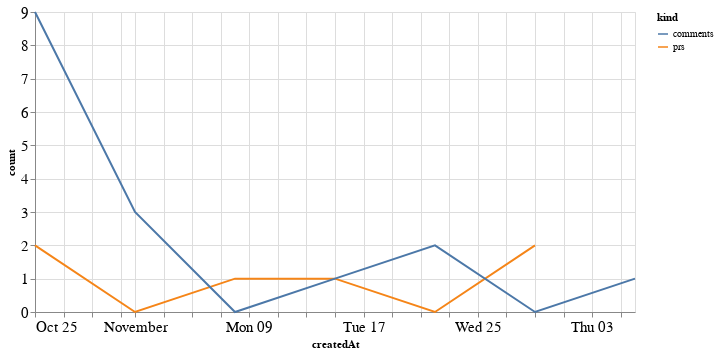

Notebook code cell kept with this figure:
### Code cell
alt.Chart(total_time, width=600).mark_line().encode(
    x='createdAt',
    y='count',
    color='kind'
)

### Figure 1 — Vega-Lite specification as saved in the notebook (floating-point values rounded to 4 significant figures)
{"config": {"axisLeft": {"labelFontSize": 15}, "axisBottom": {"labelFontSize": 15}}, "data": {"name": "data-fa9f8da9d2a0dd204c12610bd746c924"}, "mark": "line", "encoding": {"color": {"type": "nominal", "field": "kind"}, "x": {"type": "temporal", "field": "createdAt"}, "y": {"type": "quantitative", "field": "count"}}, "width": 600, "$schema": "https://vega.github.io/schema/vega-lite/v4.8.1.json", "datasets": {"data-fa9f8da9d2a0dd204c12610bd746c924": [{"createdAt": "2020-10-25T00:00:00", "kind": "prs", "count": 2.0}, {"createdAt": "2020-11-01T00:00:00", "kind": "prs", "count": 0.0}, {"createdAt": "2020-11-08T00:00:00", "kind": "prs", "count": 1.0}, {"createdAt": "2020-11-15T00:00:00", "kind": "prs", "count": 1.0}, {"createdAt": "2020-11-22T00:00:00", "kind": "prs", "count": 0.0}, {"createdAt": "2020-11-29T00:00:00", "kind": "prs", "count": 2.0}, {"createdAt": "2020-12-06T00:00:00", "kind": "prs", "count": null}, {"createdAt": "2020-10-25T00:00:00", "kind": "comments", "count": 9.0}, {"createdAt": "2020-11-01T00:00:00", "kind": "comments", "count": 3.0}, {"createdAt": "2020-11-08T00:00:00", "kind": "comments", "count": 0.0}, {"createdAt": "2020-11-15T00:00:00", "kind": "comments", "count": 1.0}, {"createdAt": "2020-11-22T00:00:00", "kind": "comments", "count": 2.0}, {"createdAt": "2020-11-29T00:00:00", "kind": "comments", "count": 0.0}, {"createdAt": "2020-12-06T00:00:00", "kind": "comments", "count": 1.0}]}}
